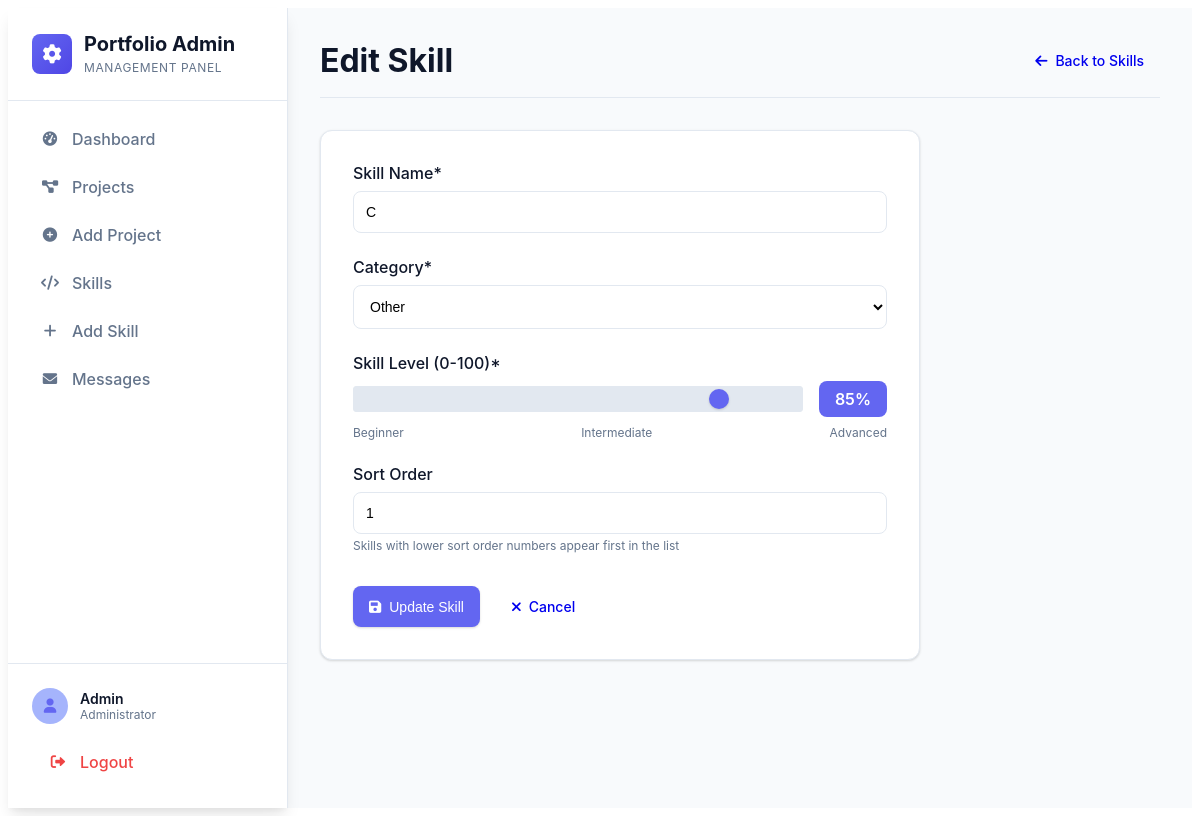
/edit_skill.php?id=1 (signed in), run on an earlier commit of the app's database.
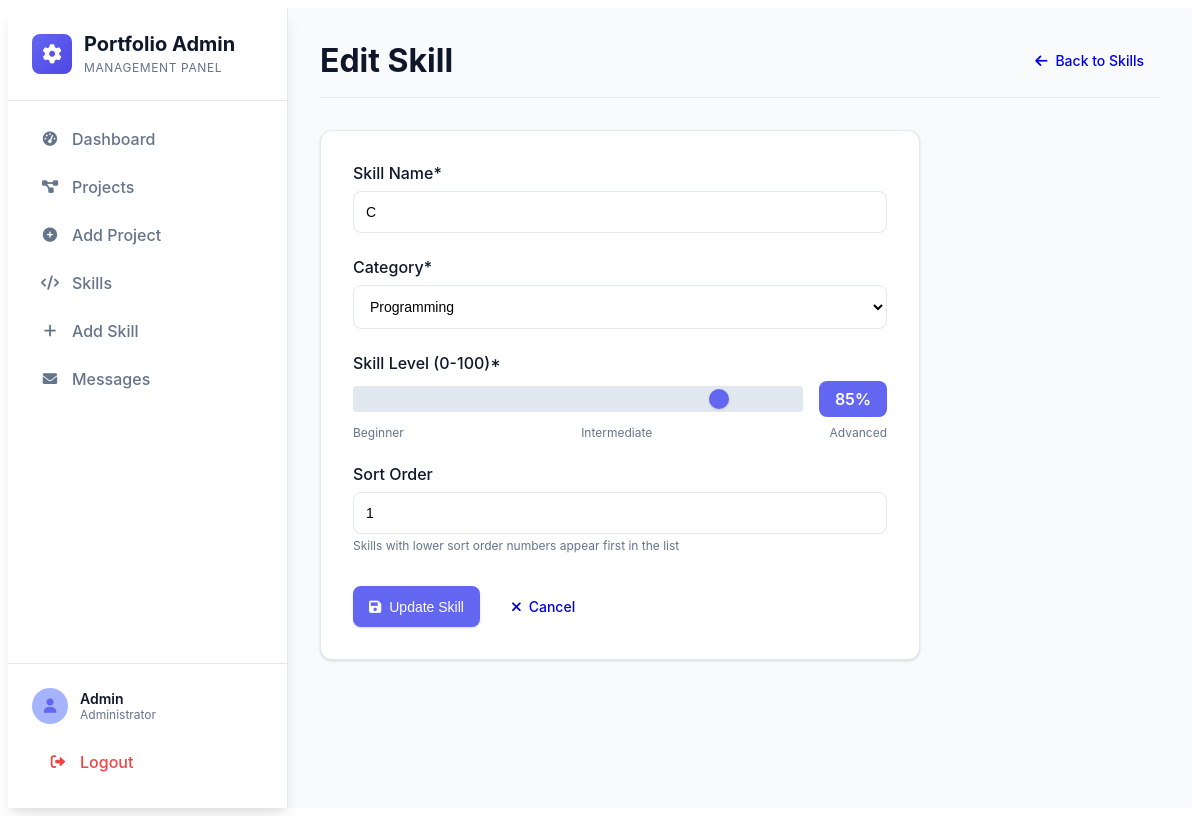
And on a later commit of the database.
### tables this page shows
CREATE TABLE IF NOT EXISTS `skills` (
  `id` INT UNSIGNED NOT NULL AUTO_INCREMENT PRIMARY KEY,
  `name` VARCHAR(128) NOT NULL,
  `category` VARCHAR(64) NOT NULL DEFAULT 'Other',
  `level` TINYINT UNSIGNED NOT NULL DEFAULT 0,
  `sort_order` INT DEFAULT 0,
  `created_at` TIMESTAMP NOT NULL DEFAULT CURRENT_TIMESTAMP
);

### edit_skill.php (the view, shortened to what this page needs)
<?php
require_once __DIR__ . '/db.php';
$id = (int)($_GET['id'] ?? 0);
$stmt = $mysqli->prepare("SELECT * FROM skills WHERE id = ?");
$stmt->bind_param('i', $id);
$stmt->execute();
$result = $stmt->get_result();
$skill = $result->fetch_assoc();
?>
<!DOCTYPE html>
<html lang="en">
<head>
    <link rel="stylesheet" href="css/admin.css">
    <link rel="stylesheet" href="https://cdnjs.cloudflare.com/ajax/libs/font-awesome/6.0.0/css/all.min.css">
</head>
<body class="admin-panel">
    <div class="admin-layout">
        <?php include 'admin_sidebar.php'; ?>
        <main class="admin-main">
            <div class="dashboard-header">
                <h1>Edit Skill</h1>
                <div class="quick-actions">
                    <a href="manage_skills.php" class="btn">
                        <i class="fas fa-arrow-left"></i> Back to Skills
                    </a>
                </div>
            </div>
            <form method="POST" class="admin-form">
                <div class="form-group">
                    <label for="name">Skill Name*</label>
                    <input type="text" id="name" name="name" required
                           value="<?php echo htmlspecialchars($skill['name']); ?>"
                           placeholder="e.g., JavaScript, Python, React">
                </div>
                <div class="form-group">
                    <label for="category">Category*</label>
                    <select id="category" name="category" required>
                        <option value="Programming" <?php echo $skill['category'] === 'Programming' ? 'selected' : ''; ?>>Programming</option>
                        <option value="Other" <?php echo $skill['category'] === 'Other' ? 'selected' : ''; ?>>Other</option>
                    </select>
                </div>
                <div class="form-group">
                    <label for="level">Skill Level (0-100)*</label>
                    <div class="level-input-group">
                        <input type="range" id="level" name="level" min="0" max="100"
                               value="<?php echo $skill['level']; ?>"
                               oninput="updateLevelDisplay(this.value)">
                        <div class="level-display">
                            <span id="levelValue"><?php echo $skill['level']; ?></span>%
                        </div>
                    </div>
                    <div class="level-labels">
                        <span>Beginner</span>
                        <span>Intermediate</span>
                        <span>Advanced</span>
                    </div>
                </div>
                <div class="form-group">
                    <label for="sort_order">Sort Order</label>
                    <input type="number" id="sort_order" name="sort_order"
                           value="<?php echo $skill['sort_order']; ?>"
                           placeholder="Lower numbers appear first">
                    <small style="color: var(--a-text-soft); font-size: 0.75rem;">
                        Skills with lower sort order numbers appear first in the list
                    </small>
                </div>
                <div class="form-actions">
                    <button type="submit" class="btn primary">
                        <i class="fas fa-save"></i> Update Skill
                    </button>
                    <a href="manage_skills.php" class="btn">
                        <i class="fas fa-times"></i> Cancel
                    </a>
                </div>
            </form>
        </main>
    </div>
</body>
</html>

What changed in the data, as far as the page shows it:
changed skills: category "Other" → "Programming"
